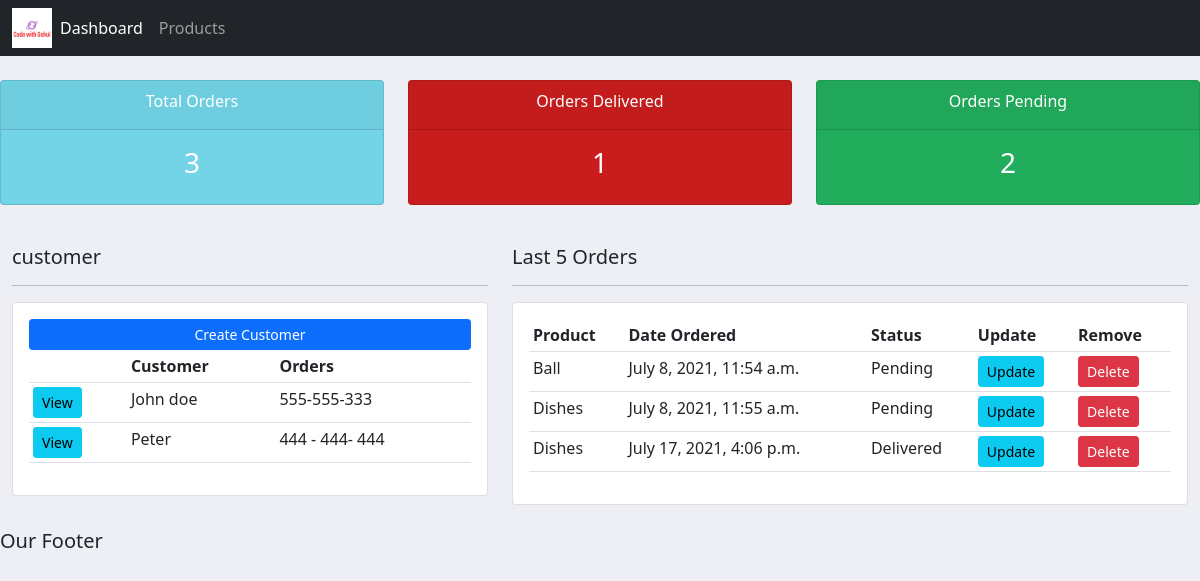
The app's page /, older data.
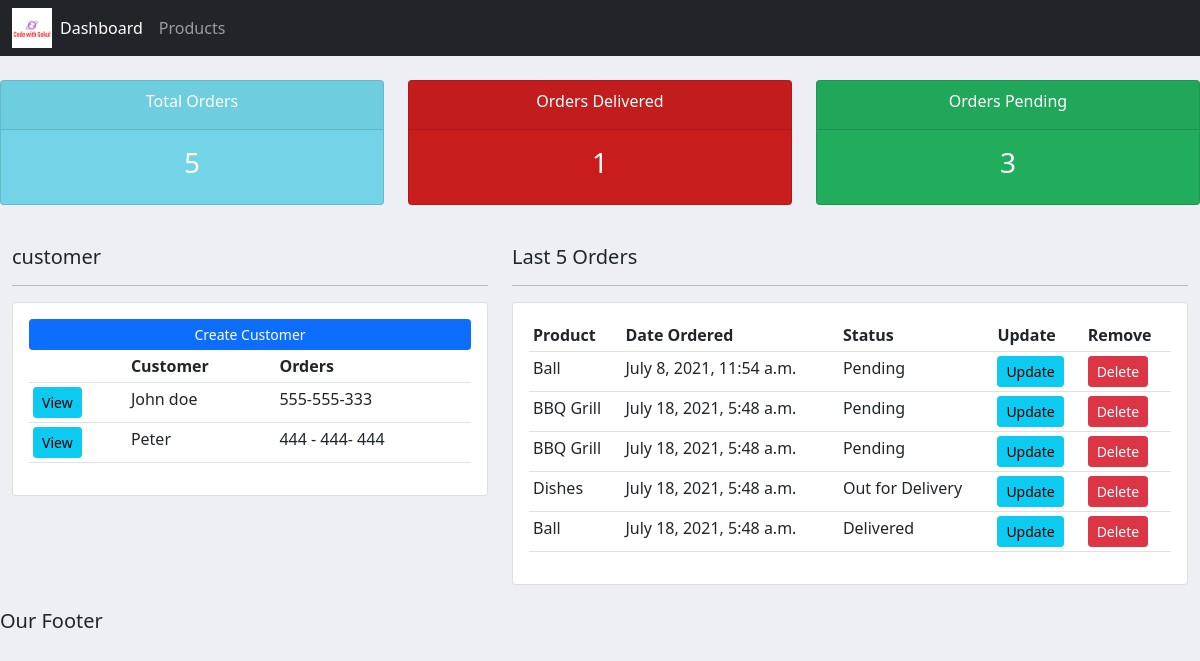
The same page, newer data.
### accounts/models.py (models this page shows, shortened)
class Customer(models.Model):
    name = models.CharField(max_length=200, null=True)
    phone = models.CharField(max_length=200, null=True)
    email = models.CharField(max_length=200, null=True)
    date_created = models.DateTimeField(auto_now_add=True, null=True)

class Order(models.Model):
    STATUS = [
        ('Pending', 'Pending'),
        ('Out for Delivery', 'Out for Delivery'),
        ('Delivered', 'Delivered'),
    ]
    customer = models.ForeignKey(
        Customer, null=True, on_delete=models.SET_NULL)
    product = models.ForeignKey(Product, null=True, on_delete=models.SET_NULL)
    date_created = models.DateTimeField(auto_now_add=True, null=True)
    status = models.CharField(max_length=200, null=True, choices=STATUS)
    note = models.CharField(max_length=1000, null=True)

class Product(models.Model):
    CATEGORY = [
        ('Indoor', 'Indoor'),
        ('Outdoor', 'Outdoor')
    ]
    name = models.CharField(max_length=200, null=True)
    price = models.FloatField(null=True)
    category = models.CharField(max_length=200, null=True, choices=CATEGORY)
    description = models.CharField(max_length=200, null=True)
    date_created = models.DateTimeField(auto_now_add=True, null=True)
    Tag = models.ManyToManyField(Tag)
    def __str__(self):
        return self.name

### accounts/views.py (the view)
# urls.py: path('', views.home, name="home"),
def home(request):
    orders = Order.objects.all()
    customers = Customer.objects.all()
    total_customers = customers.count()
    total_orders = orders.count()
    delivered = orders.filter(status='Delivered').count()
    pending = orders.filter(status='Pending').count()
    context = {
        'orders': orders,
        'customers': customers,
        'total_customers': total_customers,
        'total_orders': total_orders,
        'delivered': delivered,
        'pending': pending,
    }
    return render(request, 'accounts/dashboard.html', context)

### accounts/templates/accounts/dashboard.html
{% extends 'accounts/main.html' %}
{% block content %}
{% include 'accounts/status.html' %}
<br>
<div class="container-fluid">
<div class="row">
    <div class="col-md-5">
        <h5>customer</h5>
        <hr>
        <div class="card card-body">
            <a class="btn btn-primary btn-sm btn-block" href="#">Create Customer</a>
            <table class="table table-sm">
                <tr>
                    <th></th>
                    <th>Customer</th>
                    <th>Orders</th>
                </tr>
                {% for customer in customers %}
                    <tr>
                        <td><a class="btn btn-sm btn-info" href="{% url 'customer' customer.id %}">View</a></td>
                        <td>{{customer.name}}</td>
                        <td>{{customer.phone}}</td>
                    </tr>
                {% endfor %}
            </table>
        </div>
    </div>
    <div class="col-md-7">
        <h5>Last 5 Orders</h5>
        <hr>
        <div class="card card-body">
            <table class="table table-sm">
                <tr>
                    <th>Product</th>
                    <th>Date Ordered</th>
                    <th>Status</th>
                    <th>Update</th>
                    <th>Remove</th>
                </tr>
                {% for order in orders %}
                    <tr>
                        <td>{{order.product}}</td>
                        <td>{{order.date_created}}</td>
                        <td>{{order.status}}</td>
                        <td><a class="btn btn-sm btn-info" href="{% url 'update_order' order.id %}">Update</a></td>
                        <td><a class="btn btn-sm btn-danger" href="{% url 'delete_order' order.id %}">Delete</a></td>
                    </tr>
                {% endfor %}
            </table>
        </div>
    </div>
</div>
</div>
{% endblock content %}

### accounts/templates/accounts/main.html (shortened to what this page needs)
<!DOCTYPE html>
{% load static %}
<html lang="en">
<head>
    <link href="https://cdn.jsdelivr.net/npm/bootstrap@5.0.2/dist/css/bootstrap.min.css" rel="stylesheet">
    <link rel="stylesheet" type="text/css" href="{% static 'css/main.css' %}">
</head>
<body>
    {% include 'accounts/navbar.html' %}
    {% block content %}
    {% endblock content %}
    <br>
    <h5>Our Footer</h5>
</body>
</html>

### accounts/templates/accounts/navbar.html (shortened to what this page needs)
{% load static %}
<nav class="navbar navbar-expand-lg navbar-dark bg-dark">
    <div class="container-fluid">
      <img id="logo" src="{% static 'images/logo.png' %}">
      <div class="collapse navbar-collapse" id="navbarNav">
        <ul class="navbar-nav">
          <li class="nav-item">
            <a class="nav-link active" aria-current="page" href="{% url 'home' %}">Dashboard</a>
          </li>
          <li class="nav-item">
            <a class="nav-link" href="{% url 'products' %}">Products</a>
          </li>
        </ul>
      </div>
    </div>
  </nav>

### accounts/templates/accounts/status.html
<br>
<div class="row">
    <div class="col">
        <div class="col-md">
            <div class="card text-center text-white mb-3" id="total-orders">
                <div class="card-header">
                    <div class="card-title">Total Orders</div>
                </div>
                <div class="card-body">
                    <h3 class="card-title">{{total_orders}}</h3>
                </div>
            </div>
        </div>
    </div>
    <div class="col">
        <div class="col-md">
            <div class="card text-center text-white mb-3" id="orders-delivered">
                <div class="card-header">
                    <div class="card-title">Orders Delivered</div>
                </div>
                <div class="card-body">
                    <h3 class="card-title">{{delivered}}</h3>
                </div>
            </div>
        </div>
    </div>
    <div class="col">
        <div class="col-md">
            <div class="card text-center text-white mb-3" id="orders-pending">
                <div class="card-header">
                    <div class="card-title">Orders Pending</div>
                </div>
                <div class="card-body">
                    <h3 class="card-title">{{pending}}</h3>
                </div>
            </div>
        </div>
    </div>
</div>

### static/css/main.css (style rules this page uses)
#logo { height: 40px; width: 40px; }
body { background-color: #edeff5; }
#total-orders { background-color: #72d4e6; }
#orders-delivered { background-color: #c91d1d; }
#orders-pending { background-color: #22ad5c; }

Row changes from the older to the newer data that the page shows:
removed Order: product "Dishes", date_created "July 8, 2021, 11:55 a.m.", status "Pending"
removed Order: product "Dishes", date_created "July 17, 2021, 4:06 p.m.", status "Delivered"
added Order: product "BBQ Grill", date_created "July 18, 2021, 5:48 a.m.", status "Pending"
added Order: product "BBQ Grill", date_created "July 18, 2021, 5:48 a.m.", status "Pending"
added Order: product "Dishes", date_created "July 18, 2021, 5:48 a.m.", status "Out for Delivery"
added Order: product "Ball", date_created "July 18, 2021, 5:48 a.m.", status "Delivered"
Text that changed along with them:
{{ total_orders }}: "3" → "5"
{{ pending }}: "2" → "3"
